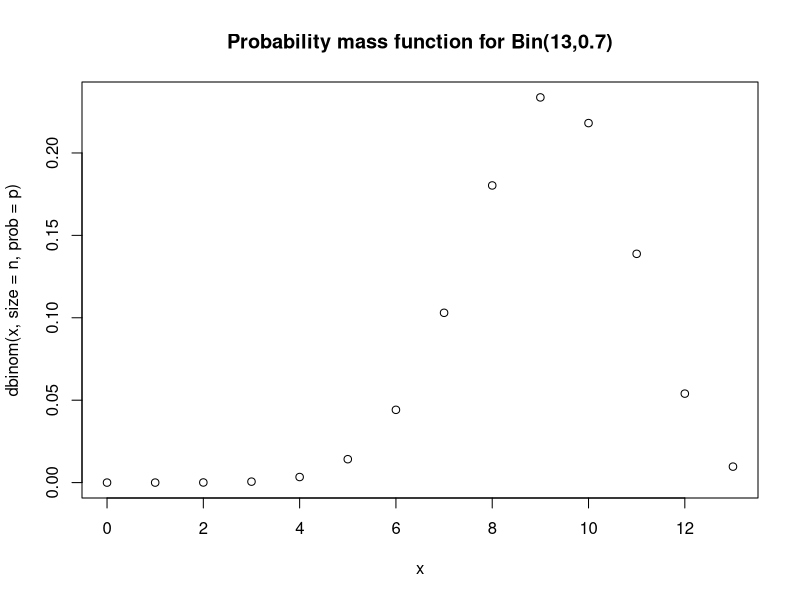
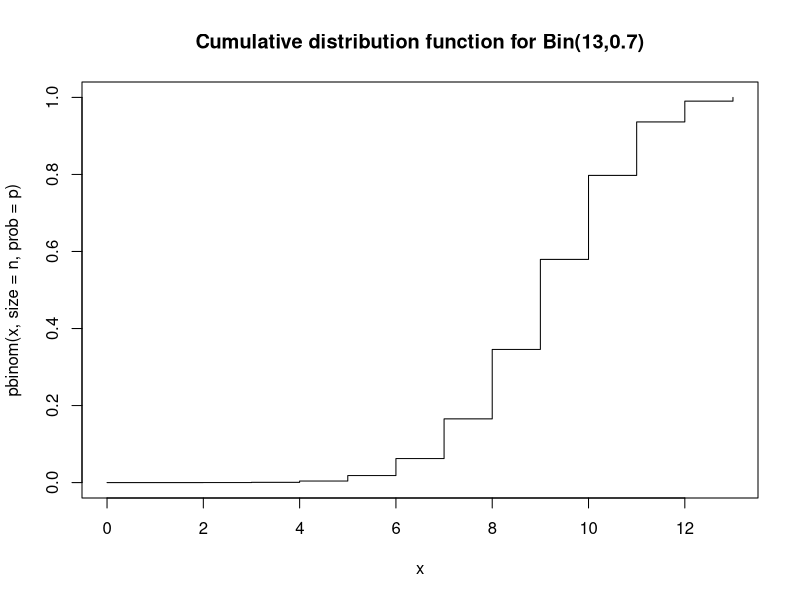
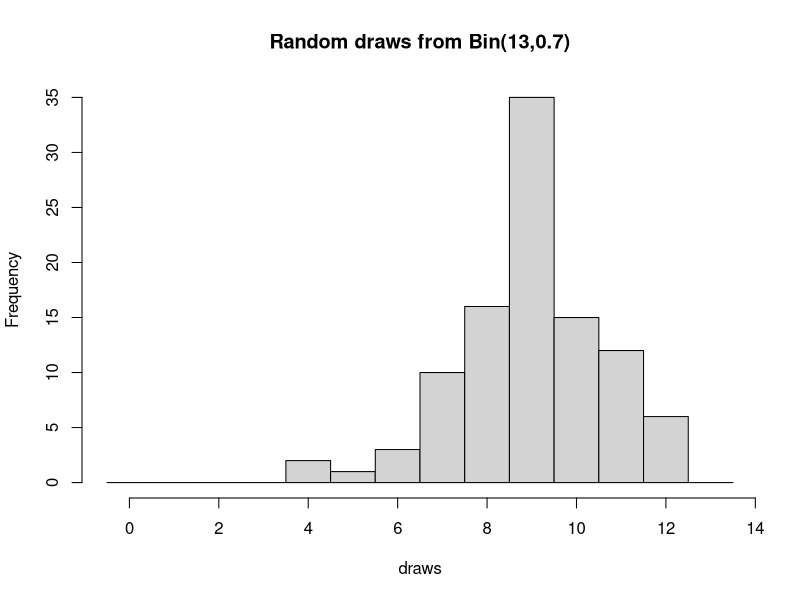
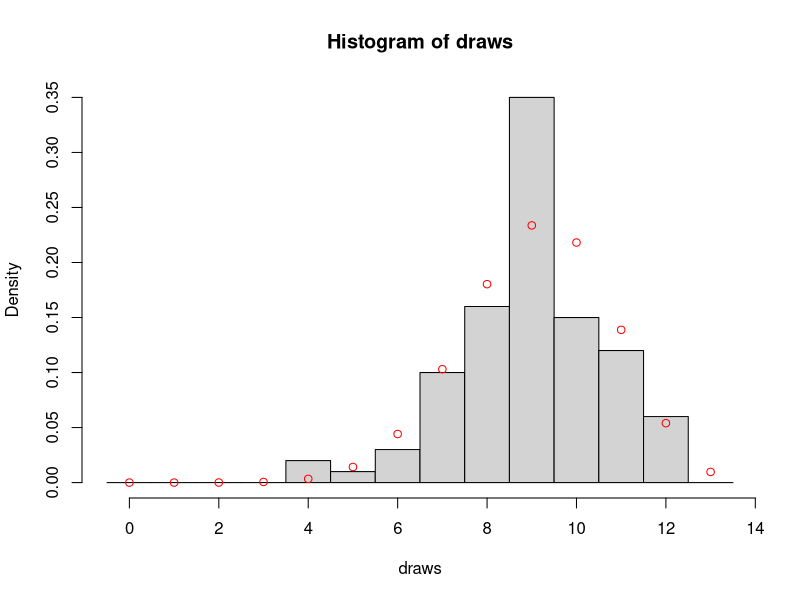
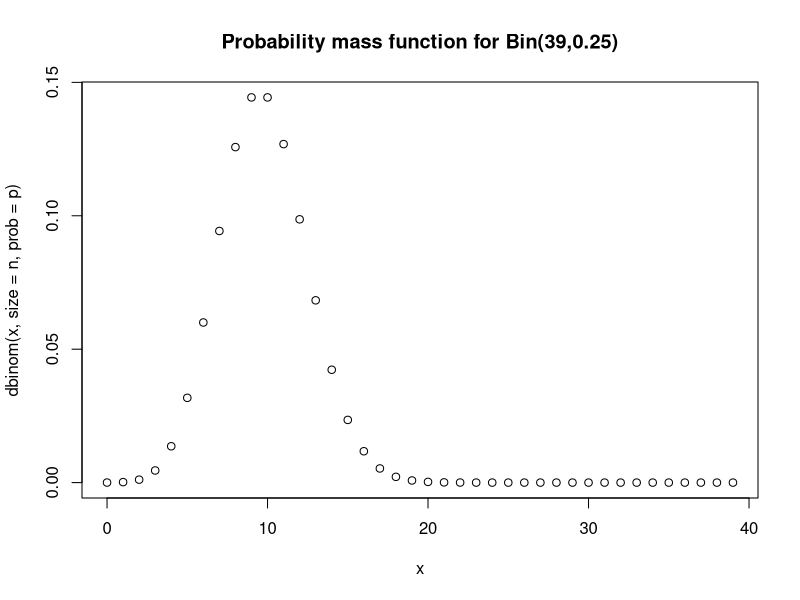
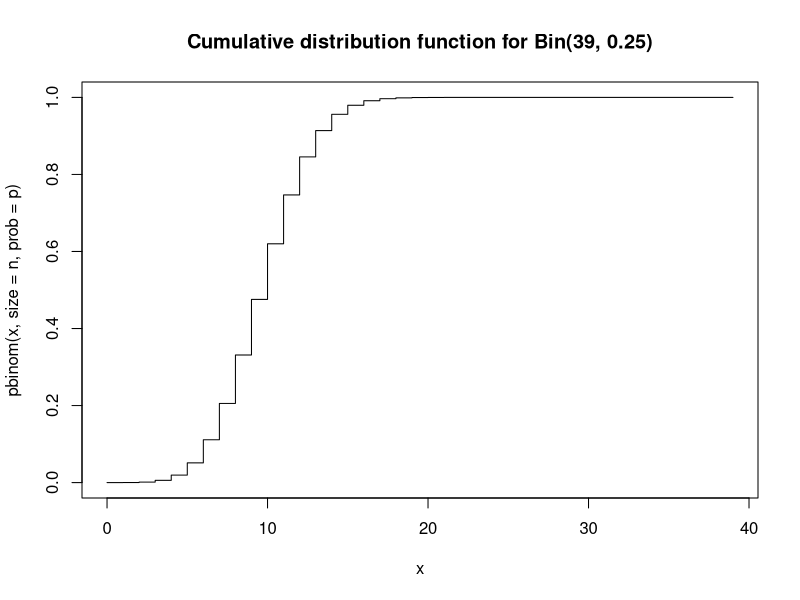
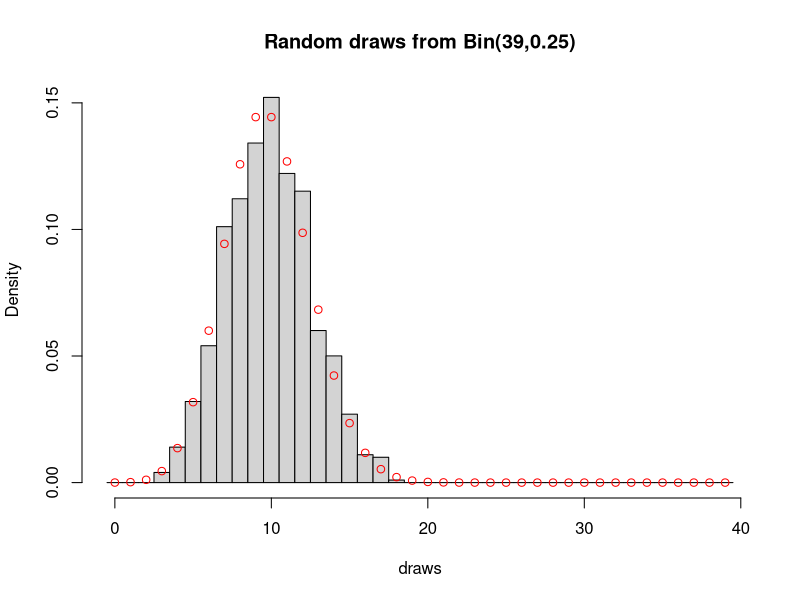
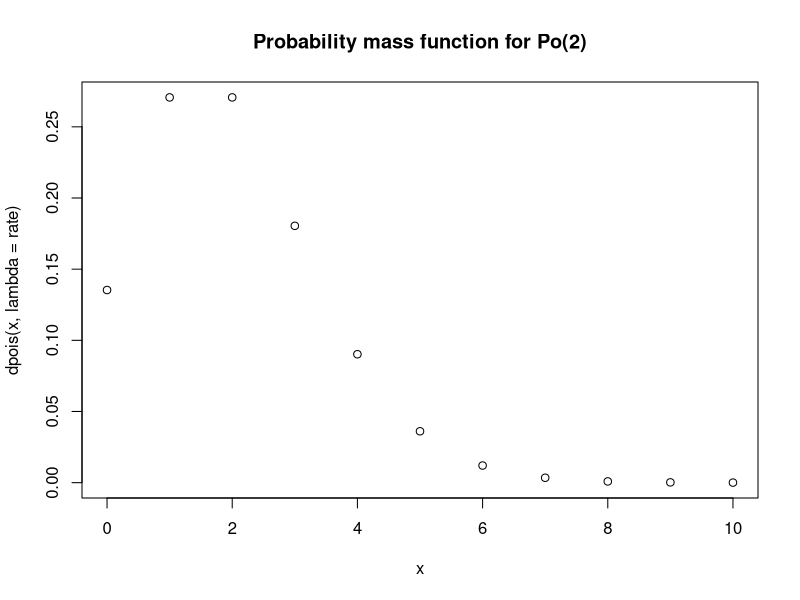

The R source for these figures, in order:
## ---- chunk 1
n <- 13
p <- 0.7
dbinom(6, size = n, prob = p)
## ---- chunk 2
x <- 0:n
plot(x, dbinom(x, size = n, prob = p), 
     main = "Probability mass function for Bin(13,0.7)")
## ---- chunk 3
pbinom(9, size = n, prob = p)
## ---- chunk 4
plot(x, pbinom(x, size = n, prob = p), type="s", 
     main = "Cumulative distribution function for Bin(13,0.7)")
## ---- chunk 5
draws <- rbinom(100, size = n, prob = p) # draw 100
brks  <- (0:(n+1)) - 0.5
hist(draws, breaks = brks, main = "Random draws from Bin(13,0.7)") 
## ---- chunk 6
hist(draws, breaks = brks, probability = TRUE)
points(x, dbinom(x, size = n, prob = p), col="red")
## ---- chunk 7
n <- 39
p <- 0.25
x <- 0:n

plot(x, dbinom(x, size = n, prob = p),                     
     main = 'Probability mass function for Bin(39,0.25)')
## ---- chunk 8
plot(x, pbinom(x, size = n, prob = p), type = 's', 
     main = 'Cumulative distribution function for Bin(39, 0.25)')
## ---- chunk 9
draws <- rbinom(999, size = n, prob = p)
brks  <- (0:(n+1)) - 0.5
hist(draws, breaks = brks, probability = TRUE, main = "Random draws from Bin(39,0.25)")
points(x, dbinom(x, size = n, prob = p), col="red")
## ---- chunk 10
rate <- 2
x <- 0:10 # with no upper limit we need to decide on an upper limit

plot(x, dpois(x, lambda = rate), main = "Probability mass function for Po(2)") 
## ---- chunk 11
plot(x, ppois(x, lambda = rate), type="s", main = "Cumulative distribution function for Po(2)")
## ---- chunk 12
draws <- rpois(100, lambda = rate)

hist(draws, breaks = (0:(max(draws)+1)) - 0.5, probability = TRUE, main = "Random draws from Po(2)")
points(x, dpois(x, lambda = rate), col="red")
## ---- chunk 13
rate <- 23
x <- 5:40 # with no upper limit we need to decide on an upper limit

plot(x, dpois(x, lambda = rate), 
     main = 'Probability mass function for Po(23)')
## ---- chunk 14
plot(x, ppois(x, lambda = rate), type="s", 
     main = 'Cumulative distribution function for Po(23)')
## ---- chunk 15
draws <- rpois(999, lambda = rate) 
hist(draws, breaks = (min(draws):(max(draws)+1)) - 0.5, probability = TRUE, 
     main = "Random draws from Po(23)")
points(x, dpois(x, lambda = rate), col="red")
